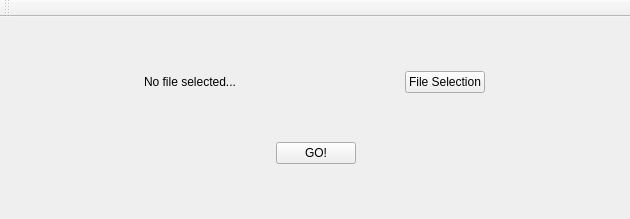
<?xml version="1.0" encoding="UTF-8"?>
<ui version="4.0">
 <class>MainWindow</class>
 <widget class="QMainWindow" name="MainWindow">
  <property name="geometry">
   <rect>
    <x>0</x>
    <y>0</y>
    <width>630</width>
    <height>219</height>
   </rect>
  </property>
  <property name="windowTitle">
   <string>MainWindow</string>
  </property>
  <widget class="QWidget" name="centralWidget">
   <widget class="QWidget" name="verticalLayoutWidget">
    <property name="geometry">
     <rect>
      <x>10</x>
      <y>0</y>
      <width>611</width>
      <height>201</height>
     </rect>
    </property>
    <layout class="QVBoxLayout" name="verticalLayout">
     <item>
      <spacer name="verticalSpacer_2">
       <property name="orientation">
        <enum>Qt::Vertical</enum>
       </property>
       <property name="sizeHint" stdset="0">
        <size>
         <width>20</width>
         <height>40</height>
        </size>
       </property>
      </spacer>
     </item>
     <item>
      <layout class="QHBoxLayout" name="horizontalLayout_2">
       <item>
        <widget class="QLabel" name="label">
         <property name="sizePolicy">
          <sizepolicy hsizetype="Maximum" vsizetype="Preferred">
           <horstretch>0</horstretch>
           <verstretch>0</verstretch>
          </sizepolicy>
         </property>
         <property name="text">
          <string>No file selected...</string>
         </property>
        </widget>
       </item>
       <item>
        <spacer name="horizontalSpacer_3">
         <property name="orientation">
          <enum>Qt::Horizontal</enum>
         </property>
         <property name="sizeType">
          <enum>QSizePolicy::Minimum</enum>
         </property>
         <property name="sizeHint" stdset="0">
          <size>
           <width>40</width>
           <height>20</height>
          </size>
         </property>
        </spacer>
       </item>
       <item>
        <widget class="QPushButton" name="pushButton">
         <property name="sizePolicy">
          <sizepolicy hsizetype="Fixed" vsizetype="Fixed">
           <horstretch>0</horstretch>
           <verstretch>0</verstretch>
          </sizepolicy>
         </property>
         <property name="minimumSize">
          <size>
           <width>80</width>
           <height>0</height>
          </size>
         </property>
         <property name="baseSize">
          <size>
           <width>80</width>
           <height>0</height>
          </size>
         </property>
         <property name="text">
          <string>File Selection</string>
         </property>
        </widget>
       </item>
      </layout>
     </item>
     <item>
      <spacer name="verticalSpacer">
       <property name="orientation">
        <enum>Qt::Vertical</enum>
       </property>
       <property name="sizeHint" stdset="0">
        <size>
         <width>20</width>
         <height>40</height>
        </size>
       </property>
      </spacer>
     </item>
     <item>
      <layout class="QHBoxLayout" name="horizontalLayout"/>
     </item>
     <item>
      <layout class="QHBoxLayout" name="horizontalLayout_4">
       <item>
        <spacer name="horizontalSpacer">
         <property name="orientation">
          <enum>Qt::Horizontal</enum>
         </property>
         <property name="sizeHint" stdset="0">
          <size>
           <width>40</width>
           <height>20</height>
          </size>
         </property>
        </spacer>
       </item>
       <item>
        <widget class="QPushButton" name="pushButton_2">
         <property name="text">
          <string>GO!</string>
         </property>
        </widget>
       </item>
       <item>
        <spacer name="horizontalSpacer_2">
         <property name="orientation">
          <enum>Qt::Horizontal</enum>
         </property>
         <property name="sizeHint" stdset="0">
          <size>
           <width>40</width>
           <height>20</height>
          </size>
         </property>
        </spacer>
       </item>
      </layout>
     </item>
     <item>
      <spacer name="verticalSpacer_3">
       <property name="orientation">
        <enum>Qt::Vertical</enum>
       </property>
       <property name="sizeHint" stdset="0">
        <size>
         <width>20</width>
         <height>40</height>
        </size>
       </property>
      </spacer>
     </item>
    </layout>
   </widget>
  </widget>
  <widget class="QToolBar" name="mainToolBar">
   <attribute name="toolBarArea">
    <enum>TopToolBarArea</enum>
   </attribute>
   <attribute name="toolBarBreak">
    <bool>false</bool>
   </attribute>
  </widget>
 </widget>
 <layoutdefault spacing="6" margin="11"/>
 <resources/>
 <connections/>
</ui>
